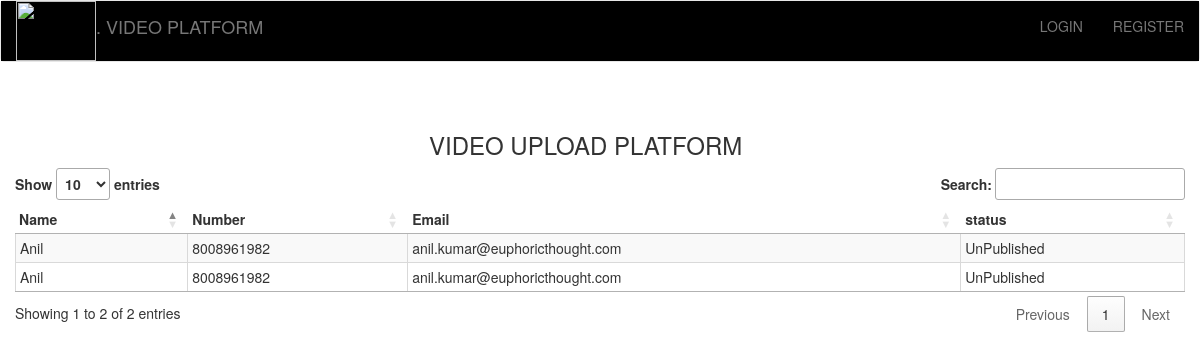
The app's page /unPublishedVideos/ with its own data.
### core/models.py (models this page shows, shortened)
class Document(models.Model):
    statuses = [("Draft","Draft"),("Approved", "Approved"),("DisApproved","DisApproved"),("UnPublished","UnPublished")]
    uploaded_at = models.DateTimeField(auto_now_add=True)
    upload = models.FileField(storage=MediaStorage())
    name = models.CharField(max_length=50)
    number = models.CharField(max_length=50)
    email = models.CharField(max_length=50)
    created_by = models.ForeignKey(User, on_delete=models.PROTECT,
                blank=True, null=True)
    status = models.CharField(max_length=20, choices=statuses, default="Draft")
    s3_bucket_url = models.CharField(max_length=1000, default="")
    dis_approve_reason = models.CharField(max_length=250, default="")
    unpublish_reason = models.CharField(max_length=250, default="")

### core/views.py (the view)
# urls.py: path("unPublishedVideos/",views.UnPublishedDocumentListView.as_view()),
class UnPublishedDocumentListView(DocumentListView):
    template_name = "unpublishedvideos.html"
    def get_queryset(self, *args, **kwargs):
        qs = super(UnPublishedDocumentListView, self).get_queryset(*args, **kwargs)
        search_args = self.request.GET
        name = search_args.get("name")
        qs = qs.filter(status="UnPublished")
        if name:
            qs = qs.filter(name__contains=name)
        qs = qs.order_by("-id")
        return qs

### core/views.py (called while the page is built)
    def get_queryset(self, *args, **kwargs):
        qs = super(DocumentListView, self).get_queryset(*args, **kwargs)
        search_args = self.request.GET
        status = search_args.get('status')
        name = search_args.get("name")
        if status:
            qs = qs.filter(status=status)
        if name:
            qs = qs.filter(name__contains=name)
        qs = qs.order_by("-id")
        return qs

### core/templates/unpublishedvideos.html (shortened to what this page needs)
{% extends "layout.html" %}
{% block  include %}
  <link rel="stylesheet" type="text/css" href="https://cdn.datatables.net/1.12.1/css/jquery.dataTables.css">
  {% endblock %}
{% block content%}
<div class="row">
    <table id="videos" class="cell-border compact stripe nowrap">
        <thead>
            <tr>
                <th>Name</th>
                <th>Number</th>
                <th>Email</th>
                <th>status</th>
            </tr>
        </thead>
        <tbody>
            {% for video in object_list %}
            <tr>
                <td>{{ video.name }}</td>
                <td>{{ video.number }}</td>
                <td>{{ video.email }}</td>
                <td>{{ video.status }}</td>
            </tr>
            {% endfor %}
        </tbody>
    </table>
</div>
{% endblock %}

### records on screen
Document: name "Anil", number "8008961982", email "anil.kumar@euphoricthought.com", status "UnPublished"
Document: name "Anil", number "8008961982", email "anil.kumar@euphoricthought.com", status "UnPublished"
